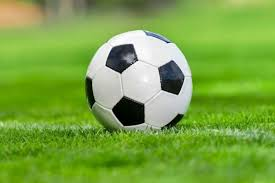
#> input picture football1.jpg, 275 x 183 px
$ jupyter execute object_detection.ipynb   (older library calls are emulated)
#> lines starting #> are read from the running program, lines starting #| are printed output that depends on the picture; after the words box and inside, x2 and y2 are one past the last pixel; in counts of white or black regions, pixels touching at a corner belong together
[cell 1]
import cv2
import matplotlib.pyplot as plt

[cell 2]
# Load Image
img = cv2.imread("football1.jpg")  # Ensure image is uploaded
#> img is the input picture: shape (183, 275, 3); mean B, G, R 65.9, 164.3, 121.7
img = cv2.cvtColor(img, cv2.COLOR_BGR2RGB)
print("Football", img.shape)
#| Football (183, 275, 3)
plt.imshow(img)
plt.axis("off")
plt.show()

[cell 3]
# Split Channels
B, G, R = cv2.split(img)
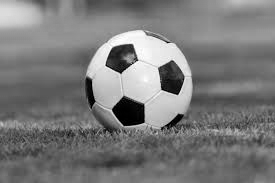
#> B: shape (183, 275); min 0, max 255, mean 121.7
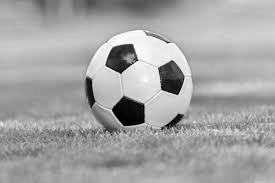
#> G: shape (183, 275); min 0, max 255, mean 164.3
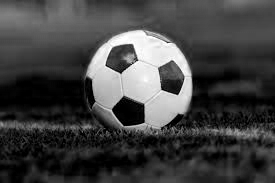
#> R: shape (183, 275); min 0, max 255, mean 65.9
print('BLUE', B.shape)
#| BLUE (183, 275)
plt.imshow(B, cmap='gray')
plt.axis("off")
plt.show()

print('GREEN', G.shape)
#| GREEN (183, 275)
plt.imshow(G, cmap='gray')
plt.axis("off")
plt.show()

print('RED', R.shape)
#| RED (183, 275)
plt.imshow(R, cmap='gray')
plt.axis("off")
plt.show()

[cell 4]
# Convert to Grayscale
grayImg = cv2.cvtColor(img, cv2.COLOR_RGB2GRAY)
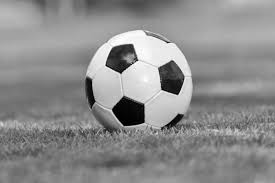
#> grayImg: shape (183, 275); min 0, max 255, mean 140.3
plt.imshow(grayImg, cmap='gray')
plt.axis("off")
plt.show()
print(grayImg.shape)
#| (183, 275)

[cell 5]
# Convert to HSV
hsvImage = cv2.cvtColor(img, cv2.COLOR_RGB2HSV)
#> hsvImage: shape (183, 275, 3); mean H, S, V 45.4, 160.1, 165.3
plt.imshow(hsvImage)
plt.axis("off")
plt.show()
print(hsvImage.shape)
#| (183, 275, 3)

[cell 6]
# Convert to YCrCb
YCRImage = cv2.cvtColor(img, cv2.COLOR_RGB2YCrCb)
#> YCRImage: shape (183, 275, 3); mean of channels 0, 1, 2 140.3, 114.7, 86
plt.imshow(YCRImage)
plt.axis("off")
plt.show()
print(YCRImage.shape)
#| (183, 275, 3)

[cell 7]
# Convert to LAB
LabImage = cv2.cvtColor(img, cv2.COLOR_RGB2LAB)
#> LabImage: shape (183, 275, 3); mean of channels 0, 1, 2 159.8, 99, 170.5
plt.imshow(LabImage)
plt.axis("off")
plt.show()
print(LabImage.shape)
#| (183, 275, 3)

[cell 8]
# Edge Detection
sobelXedge = cv2.Sobel(grayImg, cv2.CV_64F, 1, 0, ksize=5)
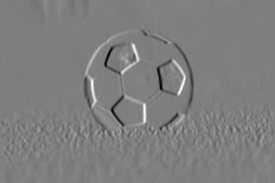
#> sobelXedge: shape (183, 275) float64; min -9192, max 9278, mean 2.2; drawn with min black and max white
sobelYedge = cv2.Sobel(grayImg, cv2.CV_64F, 0, 1, ksize=5)
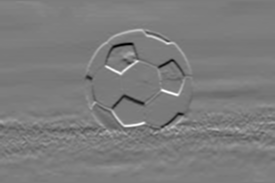
#> sobelYedge: shape (183, 275) float64; min -9105, max 9531, mean 8; drawn with min black and max white
SobelXYedge = cv2.Sobel(grayImg, cv2.CV_64F, 1, 1, ksize=5)
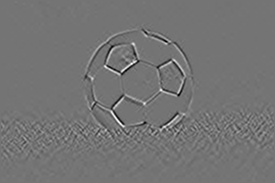
#> SobelXYedge: shape (183, 275) float64; min -1755, max 2084, mean 0; drawn with min black and max white

print('Sobel X-Order Edge')
plt.imshow(sobelXedge, cmap='gray')
plt.axis("off")
plt.show()

print("Sobel Y-Order Edge")
plt.imshow(sobelYedge, cmap='gray')
plt.axis("off")
plt.show()

print('Sobel XY-Order Edge')
plt.imshow(SobelXYedge, cmap='gray')
plt.axis("off")
plt.show()

[cell 9]
# Canny Edge Detection
edges = cv2.Canny(grayImg, threshold1=30, threshold2=100)
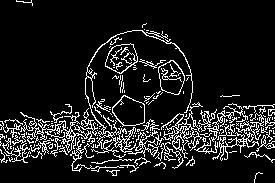
#> edges: shape (183, 275); 11.5% white in thin lines or dots
edges1 = cv2.Canny(grayImg, threshold1=50, threshold2=150)
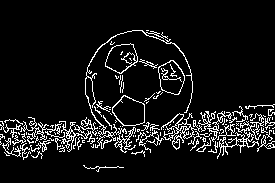
#> edges1: shape (183, 275); 8.5% white in thin lines or dots, all inside (x1, y1, x2, y2) = (0, 30, 275, 172)
edges2 = cv2.Canny(hsvImage[:, :, 2], threshold1=70, threshold2=200)
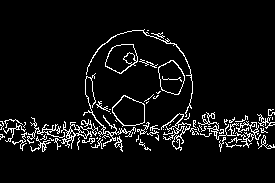
#> edges2: shape (183, 275); 6.3% white in thin lines or dots, all inside (x1, y1, x2, y2) = (0, 29, 275, 152)

print('Canny Edge-30-100')
plt.imshow(edges, cmap='gray')
plt.axis("off")
plt.show()

print('Canny Edge-50-150')
plt.imshow(edges1, cmap='gray')
plt.axis("off")
plt.show()

print('Canny Edge-70-200')
plt.imshow(edges2, cmap='gray')
plt.axis("off")
plt.show()
